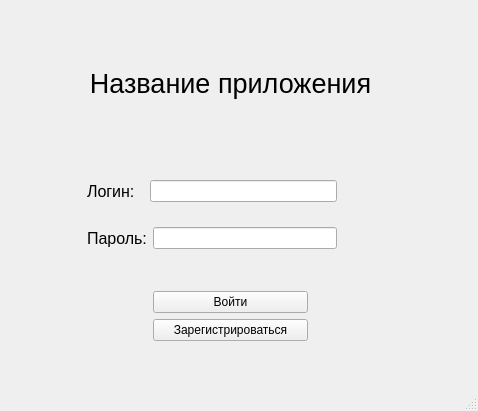
<?xml version="1.0" encoding="UTF-8"?>
<ui version="4.0">
 <class>MainWindow</class>
 <widget class="QMainWindow" name="MainWindow">
  <property name="geometry">
   <rect>
    <x>0</x>
    <y>0</y>
    <width>478</width>
    <height>411</height>
   </rect>
  </property>
  <property name="windowTitle">
   <string>Название приложения</string>
  </property>
  <widget class="QWidget" name="centralwidget">
   <widget class="QWidget" name="verticalLayoutWidget">
    <property name="geometry">
     <rect>
      <x>50</x>
      <y>10</y>
      <width>361</width>
      <height>331</height>
     </rect>
    </property>
    <layout class="QVBoxLayout" name="verticalLayout" stretch="2,4,3,2,1,2,2,1,1">
     <item>
      <spacer name="verticalSpacer_4">
       <property name="orientation">
        <enum>Qt::Vertical</enum>
       </property>
       <property name="sizeHint" stdset="0">
        <size>
         <width>20</width>
         <height>40</height>
        </size>
       </property>
      </spacer>
     </item>
     <item>
      <widget class="QLabel" name="label_app_name">
       <property name="font">
        <font>
         <pointsize>20</pointsize>
        </font>
       </property>
       <property name="text">
        <string>Название приложения</string>
       </property>
       <property name="alignment">
        <set>Qt::AlignCenter</set>
       </property>
      </widget>
     </item>
     <item>
      <spacer name="verticalSpacer">
       <property name="orientation">
        <enum>Qt::Vertical</enum>
       </property>
       <property name="sizeHint" stdset="0">
        <size>
         <width>20</width>
         <height>40</height>
        </size>
       </property>
      </spacer>
     </item>
     <item>
      <layout class="QHBoxLayout" name="horizontalLayout" stretch="1,1,5,2">
       <item>
        <spacer name="horizontalSpacer_7">
         <property name="orientation">
          <enum>Qt::Horizontal</enum>
         </property>
         <property name="sizeHint" stdset="0">
          <size>
           <width>40</width>
           <height>20</height>
          </size>
         </property>
        </spacer>
       </item>
       <item>
        <widget class="QLabel" name="label_login">
         <property name="enabled">
          <bool>true</bool>
         </property>
         <property name="font">
          <font>
           <pointsize>12</pointsize>
          </font>
         </property>
         <property name="text">
          <string>Логин:  </string>
         </property>
        </widget>
       </item>
       <item>
        <widget class="QLineEdit" name="line_login"/>
       </item>
       <item>
        <spacer name="horizontalSpacer">
         <property name="orientation">
          <enum>Qt::Horizontal</enum>
         </property>
         <property name="sizeHint" stdset="0">
          <size>
           <width>40</width>
           <height>20</height>
          </size>
         </property>
        </spacer>
       </item>
      </layout>
     </item>
     <item>
      <spacer name="verticalSpacer_3">
       <property name="orientation">
        <enum>Qt::Vertical</enum>
       </property>
       <property name="sizeHint" stdset="0">
        <size>
         <width>20</width>
         <height>40</height>
        </size>
       </property>
      </spacer>
     </item>
     <item>
      <layout class="QHBoxLayout" name="horizontalLayout_2" stretch="1,1,5,2">
       <item>
        <spacer name="horizontalSpacer_8">
         <property name="orientation">
          <enum>Qt::Horizontal</enum>
         </property>
         <property name="sizeHint" stdset="0">
          <size>
           <width>40</width>
           <height>20</height>
          </size>
         </property>
        </spacer>
       </item>
       <item>
        <widget class="QLabel" name="label_password">
         <property name="font">
          <font>
           <pointsize>12</pointsize>
          </font>
         </property>
         <property name="text">
          <string>Пароль:</string>
         </property>
        </widget>
       </item>
       <item>
        <widget class="QLineEdit" name="line_password"/>
       </item>
       <item>
        <spacer name="horizontalSpacer_2">
         <property name="orientation">
          <enum>Qt::Horizontal</enum>
         </property>
         <property name="sizeHint" stdset="0">
          <size>
           <width>40</width>
           <height>20</height>
          </size>
         </property>
        </spacer>
       </item>
      </layout>
     </item>
     <item>
      <spacer name="verticalSpacer_2">
       <property name="orientation">
        <enum>Qt::Vertical</enum>
       </property>
       <property name="sizeHint" stdset="0">
        <size>
         <width>20</width>
         <height>40</height>
        </size>
       </property>
      </spacer>
     </item>
     <item>
      <layout class="QHBoxLayout" name="horizontalLayout_3" stretch="2,3,2">
       <item>
        <spacer name="horizontalSpacer_3">
         <property name="orientation">
          <enum>Qt::Horizontal</enum>
         </property>
         <property name="sizeHint" stdset="0">
          <size>
           <width>40</width>
           <height>20</height>
          </size>
         </property>
        </spacer>
       </item>
       <item>
        <widget class="QPushButton" name="btn_login">
         <property name="text">
          <string>Войти</string>
         </property>
        </widget>
       </item>
       <item>
        <spacer name="horizontalSpacer_4">
         <property name="orientation">
          <enum>Qt::Horizontal</enum>
         </property>
         <property name="sizeHint" stdset="0">
          <size>
           <width>40</width>
           <height>20</height>
          </size>
         </property>
        </spacer>
       </item>
      </layout>
     </item>
     <item>
      <layout class="QHBoxLayout" name="horizontalLayout_4" stretch="2,3,2">
       <item>
        <spacer name="horizontalSpacer_6">
         <property name="orientation">
          <enum>Qt::Horizontal</enum>
         </property>
         <property name="sizeHint" stdset="0">
          <size>
           <width>40</width>
           <height>20</height>
          </size>
         </property>
        </spacer>
       </item>
       <item>
        <widget class="QPushButton" name="btn_registration">
         <property name="text">
          <string>Зарегистрироваться</string>
         </property>
        </widget>
       </item>
       <item>
        <spacer name="horizontalSpacer_5">
         <property name="orientation">
          <enum>Qt::Horizontal</enum>
         </property>
         <property name="sizeHint" stdset="0">
          <size>
           <width>40</width>
           <height>20</height>
          </size>
         </property>
        </spacer>
       </item>
      </layout>
     </item>
    </layout>
   </widget>
  </widget>
  <widget class="QMenuBar" name="menubar">
   <property name="geometry">
    <rect>
     <x>0</x>
     <y>0</y>
     <width>478</width>
     <height>22</height>
    </rect>
   </property>
  </widget>
  <widget class="QStatusBar" name="statusbar"/>
 </widget>
 <resources/>
 <connections/>
</ui>
